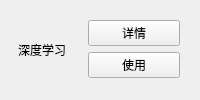
      <widget class="QWidget" name="widget_16" native="true">
       <layout class="QHBoxLayout" name="horizontalLayout_8">
        <item>
         <widget class="QToolButton" name="toolButton_7">
          <property name="text">
           <string>深度学习</string>
          </property>
          <property name="icon">
           <iconset>
            <normaloff>:/icon/res/shendu.jpg</normaloff>:/icon/res/shendu.jpg</iconset>
          </property>
          <property name="iconSize">
           <size>
            <width>200</width>
            <height>200</height>
           </size>
          </property>
          <property name="autoRepeat">
           <bool>false</bool>
          </property>
          <property name="autoExclusive">
           <bool>false</bool>
          </property>
          <property name="popupMode">
           <enum>QToolButton::InstantPopup</enum>
          </property>
          <property name="toolButtonStyle">
           <enum>Qt::ToolButtonTextUnderIcon</enum>
          </property>
          <property name="autoRaise">
           <bool>true</bool>
          </property>
          <property name="arrowType">
           <enum>Qt::NoArrow</enum>
          </property>
         </widget>
        </item>
        <item>
         <widget class="QWidget" name="widget_17" native="true">
          <layout class="QVBoxLayout" name="verticalLayout_10">
           <item>
            <widget class="QPushButton" name="detail2">
             <property name="text">
              <string>详情</string>
             </property>
            </widget>
           </item>
           <item>
            <widget class="QPushButton" name="use2">
             <property name="text">
              <string>使用</string>
             </property>
            </widget>
           </item>
          </layout>
         </widget>
        </item>
       </layout>
      </widget>
